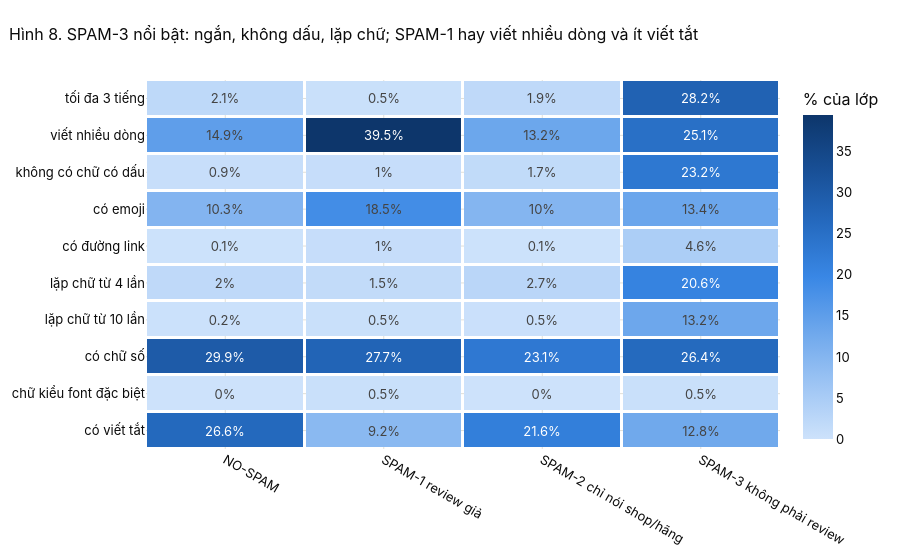

Notebook cell for this chart:
### Markdown cell above
### 5.6 Dấu hiệu cách viết nào phân biệt các loại spam?

Với mỗi dấu hiệu định nghĩa ở 4.7, bản đồ nhiệt cho biết bao nhiêu % review của mỗi lớp có dấu hiệu đó. Một dòng có màu rất khác nhau giữa các cột là dấu hiệu hữu ích cho mô hình. Rê chuột để xem số review cụ thể.

### Code cell
class_sizes = train["type_name"].value_counts().sort_index()
signal_counts = train.groupby("type_name")[list(SIGNALS)].sum().T
signal_rates = signal_counts / class_sizes.values * 100
signal_labels = [SIGNALS[col][0] for col in signal_rates.index]

fig = go.Figure(go.Heatmap(
    z=signal_rates.values, x=signal_rates.columns, y=signal_labels,
    colorscale=SEQ_BLUE, text=signal_rates.round(1).values, texttemplate="%{text}%",
    customdata=np.dstack([signal_counts.values, np.tile(class_sizes.values, (len(signal_labels), 1))]),
    colorbar=dict(title="% của lớp"), xgap=3, ygap=3,
    hovertemplate="%{y} | %{x}<br>%{customdata[0]:,} / %{customdata[1]:,} review (%{z:.1f}%)<extra></extra>"))
show_fig(fig, "SPAM-3 nổi bật: ngắn, không dấu, lặp chữ; SPAM-1 hay viết nhiều dòng và ít viết tắt",
         height=560, yaxis_autorange="reversed")

### Figure 1 — Plotly figure (JSON) as saved in the notebook; plotly's stock layout.template omitted (floating-point values rounded to 4 significant figures)
{"data": [{"colorbar": {"title": {"text": "% của lớp"}}, "colorscale": [[0.0, "#cde2fb"], [0.1667, "#9ec5f4"], [0.3333, "#6da7ec"], [0.5, "#3987e5"], [0.6667, "#256abf"], [0.8333, "#184f95"], [1.0, "#0d366b"]], "customdata": [217, 10585, 1, 195, 21, 1087, 689, 2439, 1581, 10585, 77, 195, 144, 1087, 611, 2439, 92, 10585, 2, 195, 18, 1087, 566, 2439, 1086, 10585, 36, 195, 109, 1087, 328, 2439, 9, 10585, 2, 195, 1, 1087, 111, 2439, 209, 10585, 3, 195, 29, 1087, 502, 2439, 23, 10585, 1, 195, 5, 1087, 321, 2439, 3163, 10585, 54, 195, 251, 1087, 645, 2439, 0, 10585, 1, 195, 0, 1087, 12, 2439, 2817, 10585, 18, 195, 235, 1087, 312, 2439], "hovertemplate": "%{y} | %{x}<br>%{customdata[0]:,} / %{customdata[1]:,} review (%{z:.1f}%)<extra></extra>", "text": [[2.1, 0.5, 1.9, 28.2], [14.9, 39.5, 13.2, 25.1], [0.9, 1.0, 1.7, 23.2], [10.3, 18.5, 10.0, 13.4], [0.1, 1.0, 0.1, 4.6], [2.0, 1.5, 2.7, 20.6], [0.2, 0.5, 0.5, 13.2], [29.9, 27.7, 23.1, 26.4], [0.0, 0.5, 0.0, 0.5], [26.6, 9.2, 21.6, 12.8]], "texttemplate": "%{text}%", "type": "heatmap", "x": ["NO-SPAM", "SPAM-1 review giả", "SPAM-2 chỉ nói shop/hãng", "SPAM-3 không phải review"], "xgap": 3, "y": ["tối đa 3 tiếng", "viết nhiều dòng", "không có chữ có dấu", "có emoji", "có đường link", "lặp chữ từ 4 lần", "lặp chữ từ 10 lần", "có chữ số", "chữ kiểu font đặc biệt", "có viết tắt"], "ygap": 3, "z": [[2.05, 0.5128, 1.932, 28.25], [14.94, 39.49, 13.25, 25.05], [0.8692, 1.026, 1.656, 23.21], [10.26, 18.46, 10.03, 13.45], [0.08503, 1.026, 0.092, 4.551], [1.974, 1.538, 2.668, 20.58], [0.2173, 0.5128, 0.46, 13.16], [29.88, 27.69, 23.09, 26.45], [0.0, 0.5128, 0.0, 0.492], [26.61, 9.231, 21.62, 12.79]]}], "layout": {"height": 560, "title": {"text": "Hình 8. SPAM-3 nổi bật: ngắn, không dấu, lặp chữ; SPAM-1 hay viết nhiều dòng và ít viết tắt"}, "yaxis": {"autorange": "reversed"}}}
